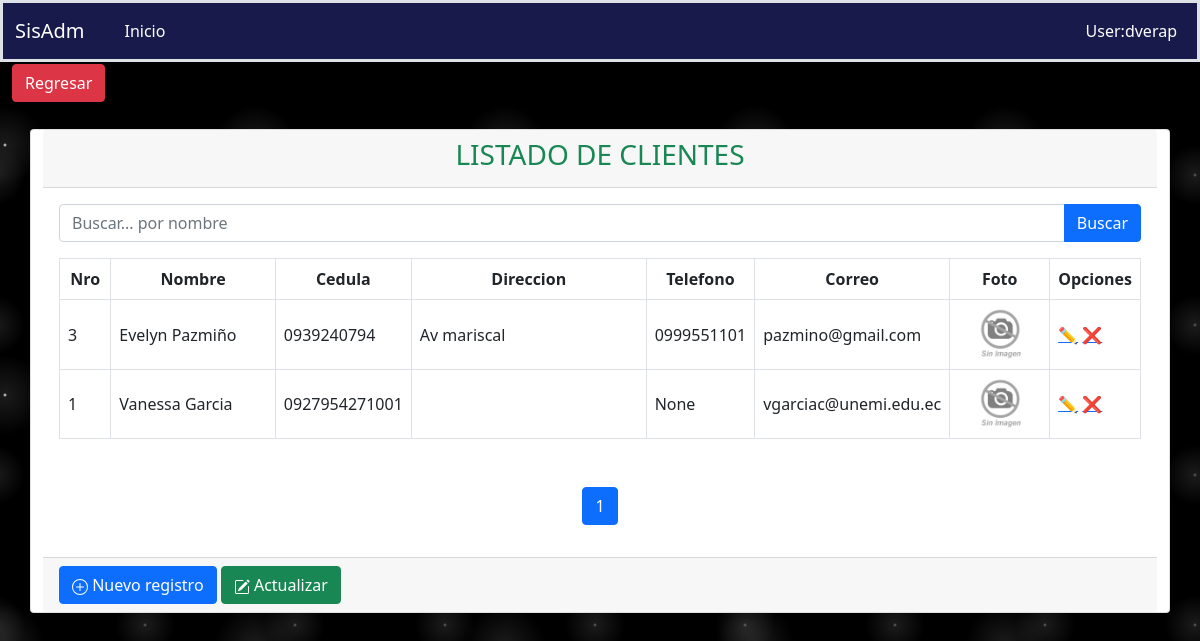
The page /venta/cliente on the database its author committed.
### aplicaciones/ventas/models.py (models this page shows, shortened)
class Cliente(Base):
    ruc = models.CharField(max_length=13, unique=True)
    nombres = models.CharField(max_length=200, unique=True)
    pais = models.ForeignKey(Pais, on_delete=models.PROTECT, blank=True, null=True)
    provincia = models.ForeignKey(Provincia, on_delete=models.PROTECT, blank=True, null=True)
    ciudad = models.ForeignKey(Ciudad, on_delete=models.PROTECT, blank=True, null=True)
    direccion = models.TextField(blank=True, null=True, verbose_name='Dirección')
    genero = models.CharField(max_length=1, choices=GENERO,default=GENERO[0][0], blank=True, null=True)
    fecha_nacimiento = models.DateField(blank=True, null=True)
    telefonos = models.CharField(max_length=50, blank=True, null=True)
    email = models.CharField(max_length=100,unique=True)
    foto = models.FileField(upload_to='ventas/clientes/', blank=True, null=True)
    estado = models.BooleanField(default=True)
    class Meta:
        verbose_name = "Cliente"
        verbose_name_plural = "Clientes"
        ordering = ('nombres',)
    def get_image(self):
        if self.foto:
            return '{}{}'.format(settings.MEDIA_URL, self.foto)
        return '{}{}'.format(settings.STATIC_URL, 'img/default/empty.jpg')

### aplicaciones/ventas/views/cliente/views.py (the view)
# urls.py: path('cliente', ClienteListView.as_view(), name='cliente'),
class ClienteListView(ListView):
    template_name = "cliente/list.html"
    model = Cliente
    context_object_name = 'clientes'
    paginate_by = 3
    def get_queryset(self):
        query = self.request.GET.get("query")
        print(query)
        if query:
            return self.model.objects.filter(nombres__icontains=query)
        else:
            return self.model.objects.all()
    def get_context_data(self, **kwargs):
        context = super().get_context_data(**kwargs)
        context['url_anterior'] = '/venta/menu'
        context['listar_url']= '/cliente',
        context['crear_url'] = '/venta/crearcliente/'
        context['titulo'] = 'LISTADO DE CLIENTES'
        context['query'] = self.request.GET.get("query") or ""
        return context

### aplicaciones/ventas/templates/cliente/list.html (shortened to what this page needs)
{% extends 'consulta.html' %}
{% load static %}
{% block search %}
    <form action="{% url 'ventas:cliente' %}" method="GET">
      <div class="input-group mb-3">
        <input type="text" name="query" value="{{ query }}" class="form-control" placeholder="Buscar... por nombre" id="idInputSearch" aria-describedby="basic-addon2"/>
        <button type="submit" class="btn btn-primary mr-1" id="idSearchSp">Buscar</button>
      </div>
    </form>
{% endblock %}
{% block columns %}
    <tr class="text-center">
        <th scope="col" style="width: 5%;">Nro</th>
        <th scope="col" style="width: 20%;">Nombre</th>
        <th scope="col" style="width: 10%;">Cedula</th>
        <th scope="col" style="width: 30%;">Direccion</th>
        <th scope="col" style="width: 10%;">Telefono</th>
        <th scope="col" style="width: 15%;">Correo</th>
        <th scope="col" style="width: 15%;">Foto</th>
        <th scope="col" style="width: 10%;">Opciones</th>
    </tr>
{% endblock %}
{% block rows %}
    {% for object in clientes %}
        <tr class="align-middle" >
            <td>{{ object.id }}</td>
            <td>{{ object.nombres }}</td>
            <td>{{ object.ruc }}</td>
            <td>{{ object.direccion }}</td>
            <td>{{ object.telefonos }}</td>
            <td>{{ object.email }}</td>
            <td class="text-center">
                <img width="70" src="{{ object.get_image }}" alt="Sin Foto">
            </td>
             <td class="acciones">
                <a href="{% url 'ventas:actualizarcliente' object.id %}">✏️</a>
                <a href="{% url 'ventas:deletecliente' object.id %}">❌</a>
            </td>
        </tr>
    {% endfor %}
{% endblock %}

### templates/consulta.html (shortened to what this page needs)
{% extends 'base.html' %}
{% load static %}
{% block main %}
    <div class="container card card-primary">
        <div class="card-header">
            <h3 class="card-title text-success text-center">
                {{ titulo }}
            </h3>
        </div>
        <div class="card-body table-responsive">
            {% block search %}
            {% endblock %}
            <table class="table table-bordered" id="data">
                <thead>
                {% block columns %}
                {% endblock %}
                </thead>
                <tbody>
                {% block rows %}
                {% endblock %}
                </tbody>
            </table>
            {% block pagination %}
                <nav aria-label="Page navigation example">
                    <ul class="pagination justify-content-center mt-5">
                        {% for i in page_obj.paginator.page_range %}
                            {% if i == page_obj.number %}
                                <li class="page-item active">
                                    <a class="page-link" href="#">{{ i }}</a>
                                </li>
                            {% else %}
                                <li class="page-item">
                                    <a class="page-link" href="?page={{ i }}">{{ i }}</a>
                                </li>
                            {% endif %}
                        {% endfor %}
                    </ul>
                </nav>
            {% endblock %}
        </div>
        <div class="card-footer">
            {% block buttons_list %}
                <a href="{{ crear_url }}" class="btn btn-primary btn-flat btnTest">
                    Nuevo registro
                </a>
                <a href="{{ listar_url }}" class="btn btn-success btn-flat">
                    Actualizar
                </a>
            {% endblock %}
        </div>
    </div>
{% endblock %}

### templates/base.html (shortened to what this page needs)
<!DOCTYPE html>
<html lang="es">
<head>
    {% load static %}
    <link href="https://cdn.jsdelivr.net/npm/bootstrap@5.0.2/dist/css/bootstrap.min.css" rel="stylesheet"
>
    <link rel="stylesheet" href="{% static 'css/estilos.css' %}">
</head>
<body>
<header>
    {% block header %}
        {% include 'header.html' %}
    {% endblock %}
</header>
<main style="margin-top: 0.1rem" id="contenedor">
    <div class="container-fluid">
        <div class="row">
            <div class="col-md-12">
                <div class="page-title">
                    <ol class="breadcrumb" style="margin-bottom: 1.2rem">
                        <li class="active text-success h5">
                            {% block regresar %}
                                <a class="btn btn-danger" href="{{ url_anterior }}">
                                    Regresar
                                </a>
                            {% endblock %}
                        </li>
                    </ol>
                </div>
            </div>
        </div>
    </div>
    {% block main %}{% endblock %}
</main>
</body>
</html>

### templates/header.html (shortened to what this page needs)
<nav style="background:#171a4a" class="navbar navbar-expand-md navbar-dark  border-3 border bottom boder-primary">
  <div class="container-fluid">
    <a href="/admin" class="navbar-brand" >SisAdm</a>
    <div id="MenuNavegacion" class="collapse navbar-collapse" >
      <ul class="navbar-nav ms-3">
        <li class="nav-item">
          <a class="nav-link active" aria-current="page" href="/">Inicio</a>
        </li>
      </ul>
      <ul class="navbar-nav ms-auto">
          <li class="nav-item" ><a class="nav-link active text-nowrap" href="#">User:dverap</a></li>
      </ul>
    </div>
  </div>
</nav>

### static/css/estilos.css (style rules this page uses)
body { background-color:black; background-image: radial-gradient(white, rgba(255,255,255,.2) 2px, transparent 40px), radial-gradient(white, rgba(255,255,255,.15) 1px, transparent 30px), radial-gradient(white, rgba(255,255,255,.1) 2px, transparent 40px), radial-gradient(rgba(255,255,255,.4), rgba(255,255,255,.1) 2px, transparent 30px); background-size: 550px 550px, 350px 350px, 250px 250px, 150px 150px; background-position: 0 0, 40px 60px, 130px 270px, 70px 100px; color: #171a4a; }

### rows shown on the page
Cliente: id "3", nombres "Evelyn Pazmiño", ruc "0939240794", direccion "Av mariscal", telefonos "0999551101", email "pazmino@gmail.com"
Cliente: id "1", nombres "Vanessa Garcia", ruc "0927954271001", telefonos "None", email "vgarciac@unemi.edu.ec"

### other values the page prints
{{ titulo }} "LISTADO DE CLIENTES"
{{ i }} "1"
